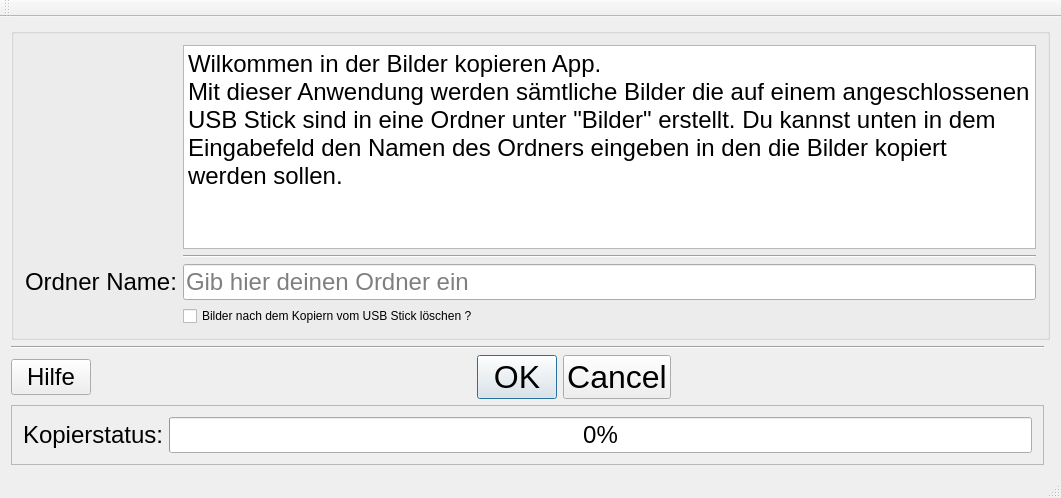
<?xml version="1.0" encoding="UTF-8"?>
<ui version="4.0">
 <class>CopyToolHMI</class>
 <widget class="QMainWindow" name="CopyToolHMI">
  <property name="geometry">
   <rect>
    <x>0</x>
    <y>0</y>
    <width>1061</width>
    <height>498</height>
   </rect>
  </property>
  <property name="windowTitle">
   <string>CopyToolHMI</string>
  </property>
  <widget class="QWidget" name="centralWidget">
   <layout class="QGridLayout" name="gridLayout">
    <item row="0" column="0" colspan="2">
     <widget class="QGroupBox" name="groupBox_2">
      <property name="title">
       <string/>
      </property>
      <layout class="QGridLayout" name="gridLayout_2">
       <item row="0" column="1">
        <widget class="QPlainTextEdit" name="plainTextEdit">
         <property name="font">
          <font>
           <pointsize>18</pointsize>
          </font>
         </property>
         <property name="autoFillBackground">
          <bool>false</bool>
         </property>
         <property name="frameShadow">
          <enum>QFrame::Raised</enum>
         </property>
         <property name="plainText">
          <string>Wilkommen in der Bilder kopieren App.
Mit dieser Anwendung werden sämtliche Bilder die auf einem angeschlossenen USB Stick sind in eine Ordner unter &quot;Bilder&quot; erstellt. Du kannst unten in dem Eingabefeld den Namen des Ordners eingeben in den die Bilder kopiert werden sollen.</string>
         </property>
         <property name="textInteractionFlags">
          <set>Qt::NoTextInteraction</set>
         </property>
         <property name="backgroundVisible">
          <bool>false</bool>
         </property>
         <property name="centerOnScroll">
          <bool>false</bool>
         </property>
        </widget>
       </item>
       <item row="2" column="0">
        <widget class="QLabel" name="label">
         <property name="font">
          <font>
           <pointsize>18</pointsize>
          </font>
         </property>
         <property name="text">
          <string>Ordner Name:</string>
         </property>
        </widget>
       </item>
       <item row="2" column="1">
        <widget class="QLineEdit" name="fieldDirectory">
         <property name="font">
          <font>
           <pointsize>18</pointsize>
          </font>
         </property>
         <property name="toolTip">
          <string extracomment="Der Ordner wird unter &quot;&lt;User&gt;/Bilder&quot; erstellt"/>
         </property>
         <property name="inputMask">
          <string extracomment="Der Ordner wir unter &lt;User&gt;/Bilder/ erstellt."/>
         </property>
         <property name="placeholderText">
          <string>Gib hier deinen Ordner ein</string>
         </property>
         <property name="clearButtonEnabled">
          <bool>true</bool>
         </property>
        </widget>
       </item>
       <item row="1" column="1">
        <widget class="Line" name="line_2">
         <property name="orientation">
          <enum>Qt::Horizontal</enum>
         </property>
        </widget>
       </item>
       <item row="3" column="1">
        <widget class="QCheckBox" name="checkBoxRemove">
         <property name="text">
          <string>Bilder nach dem Kopiern vom USB Stick löschen ?</string>
         </property>
        </widget>
       </item>
      </layout>
     </widget>
    </item>
    <item row="2" column="0" colspan="2">
     <layout class="QHBoxLayout" name="horizontalLayout">
      <item>
       <widget class="QPushButton" name="HilfeButton">
        <property name="font">
         <font>
          <pointsize>18</pointsize>
         </font>
        </property>
        <property name="text">
         <string>Hilfe</string>
        </property>
       </widget>
      </item>
      <item>
       <widget class="QDialogButtonBox" name="OKAbbrechen">
        <property name="enabled">
         <bool>true</bool>
        </property>
        <property name="sizePolicy">
         <sizepolicy hsizetype="Preferred" vsizetype="Preferred">
          <horstretch>0</horstretch>
          <verstretch>0</verstretch>
         </sizepolicy>
        </property>
        <property name="maximumSize">
         <size>
          <width>16777215</width>
          <height>16777215</height>
         </size>
        </property>
        <property name="font">
         <font>
          <pointsize>24</pointsize>
         </font>
        </property>
        <property name="toolTip">
         <string/>
        </property>
        <property name="standardButtons">
         <set>QDialogButtonBox::Cancel|QDialogButtonBox::Ok</set>
        </property>
        <property name="centerButtons">
         <bool>true</bool>
        </property>
       </widget>
      </item>
     </layout>
    </item>
    <item row="3" column="0">
     <widget class="QFrame" name="frame">
      <property name="font">
       <font>
        <pointsize>18</pointsize>
       </font>
      </property>
      <property name="frameShape">
       <enum>QFrame::StyledPanel</enum>
      </property>
      <property name="frameShadow">
       <enum>QFrame::Raised</enum>
      </property>
      <layout class="QVBoxLayout" name="verticalLayout_2">
       <item>
        <layout class="QHBoxLayout" name="horizontalLayout_3">
         <item>
          <widget class="QLabel" name="label_2">
           <property name="text">
            <string>Kopierstatus:</string>
           </property>
          </widget>
         </item>
         <item>
          <widget class="QProgressBar" name="progressBar">
           <property name="value">
            <number>0</number>
           </property>
          </widget>
         </item>
        </layout>
       </item>
      </layout>
     </widget>
    </item>
    <item row="1" column="0">
     <widget class="Line" name="line">
      <property name="sizePolicy">
       <sizepolicy hsizetype="Preferred" vsizetype="Preferred">
        <horstretch>0</horstretch>
        <verstretch>0</verstretch>
       </sizepolicy>
      </property>
      <property name="orientation">
       <enum>Qt::Horizontal</enum>
      </property>
     </widget>
    </item>
   </layout>
  </widget>
  <widget class="QMenuBar" name="menuBar">
   <property name="geometry">
    <rect>
     <x>0</x>
     <y>0</y>
     <width>1061</width>
     <height>22</height>
    </rect>
   </property>
  </widget>
  <widget class="QToolBar" name="mainToolBar">
   <attribute name="toolBarArea">
    <enum>TopToolBarArea</enum>
   </attribute>
   <attribute name="toolBarBreak">
    <bool>false</bool>
   </attribute>
  </widget>
  <widget class="QStatusBar" name="statusBar"/>
 </widget>
 <layoutdefault spacing="6" margin="11"/>
 <resources/>
 <connections>
  <connection>
   <sender>OKAbbrechen</sender>
   <signal>rejected()</signal>
   <receiver>CopyToolHMI</receiver>
   <slot>close()</slot>
   <hints>
    <hint type="sourcelabel">
     <x>172</x>
     <y>378</y>
    </hint>
    <hint type="destinationlabel">
     <x>258</x>
     <y>359</y>
    </hint>
   </hints>
  </connection>
  <connection>
   <sender>OKAbbrechen</sender>
   <signal>accepted()</signal>
   <receiver>CopyToolHMI</receiver>
   <slot>on_ok_button_clicked()</slot>
   <hints>
    <hint type="sourcelabel">
     <x>633</x>
     <y>370</y>
    </hint>
    <hint type="destinationlabel">
     <x>620</x>
     <y>342</y>
    </hint>
   </hints>
  </connection>
 </connections>
 <slots>
  <slot>on_ok_button_clicked()</slot>
 </slots>
</ui>
